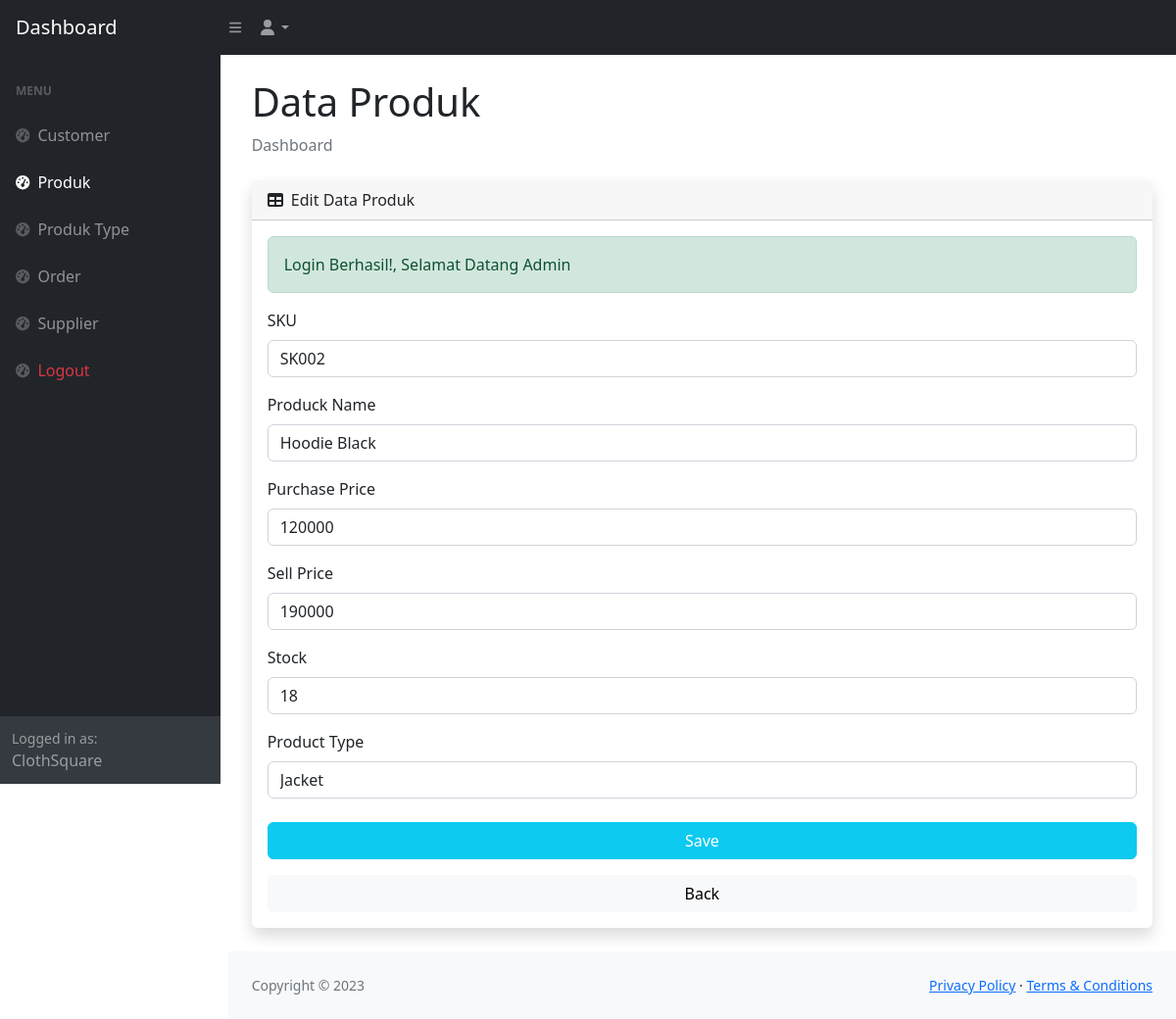
Screenshot of /admin/produk-edit.php?id=2 (signed in) with the database file from the repository.
### tables this page shows
CREATE TABLE `product` (
  `id` int(11) NOT NULL,
  `sku` varchar(45) DEFAULT NULL,
  `name` varchar(45) DEFAULT NULL,
  `purchase_price` int(11) DEFAULT NULL,
  `sell_price` int(11) DEFAULT NULL,
  `stock` int(11) DEFAULT 0,
  `min_stock` int(11) DEFAULT 0,
  `product_type_id` int(11) NOT NULL,
  `restock_id` int(11) NOT NULL
);

CREATE TABLE `product_type` (
  `id` int(11) NOT NULL,
  `name` varchar(45) DEFAULT NULL
);

### function/helper.php (called while the page is built, shortened)
<?php
function hasSuccess(): bool
{
  return isset($_SESSION['success']);
}
function success(): ?string
{
  if (hasSuccess()) {
    $data = $_SESSION['success'];
    return $data;
  } else {
    return null;
  }
}

### function/query.php (called while the page is built, shortened)
<?php
function query_select($table, $role = [])
{
  global $conn;
  $sql = "SELECT * FROM $table";
  if (isset($role['where'])) {
    $sql .= " WHERE " . $role['where'];
  }
  $result = mysqli_query($conn, $sql);
  $rows = [];
  while ($row = mysqli_fetch_assoc($result)) {
    $rows[] = $row;
  }
  return $rows;
}

### admin/produk-edit.php (the view, shortened to what this page needs)
<?php
$id = htmlspecialchars($_GET['id']);
$produk = query_select('product', ['where' => "id = '$id'"])[0];
$produkType = query_select('product_type');
 ?>
<?php require "partials/header.php" ?>
       <?php require "partials/navbar.php" ?>
        <div id="layoutSidenav">
            <?php require "partials/sidebar.php" ?>
            <div id="layoutSidenav_content">
                <main>
                    <div class="container-fluid px-4">
                        <h1 class="mt-4">Data Produk</h1>
                        <ol class="breadcrumb mb-4">
                            <li class="breadcrumb-item active">Dashboard</li>
                        </ol>
                        <div class="card mb-4 border-0 shadow">
                            <div class="card-header">
                                <i class="fas fa-table me-1"></i>
                                Edit Data Produk
                            </div>
                            <div class="card-body">
                                <?php if (hasSuccess() || hasError() ): ?>
                                  <div class="alert alert-<?= hasSuccess() ? "success" : "danger" ?>"><?= hasSuccess() ? success() : error() ?></div>
                                <?php endif ?>
                                <form method="POST" enctype="multipart/form-data">
                                    <div class="form-group mb-3">
                                        <label for="sku" class="mb-2">SKU</label>
                                        <input class="form-control" id="sku" type="text" placeholder="SKU" name="sku"  value="<?= $produk['sku'] ?>" />
                                    </div>
                                    <div class="form-group mb-3">
                                        <label for="name" class="mb-2">Produck Name</label>
                                        <input class="form-control" id="name" type="text" placeholder="Name" name="name" value="<?= $produk['name'] ?>" />
                                    </div>
                                    <div class="form-group mb-3">
                                        <label for="purchase_price" class="mb-2">Purchase Price</label>
                                        <input class="form-control" id="purchase_price" type="number" placeholder="Purchase Price" name="purchase_price" value="<?= $produk['purchase_price'] ?>" />
                                    </div>
                                     <div class="form-group mb-3">
                                        <label for="sell_price" class="mb-2">Sell Price</label>
                                        <input class="form-control" id="sell_price" type="number" placeholder="Sell Price" name="sell_price" value="<?= $produk['sell_price'] ?>" />
                                    </div>
                                     <div class="form-group mb-3">
                                        <label for="stock" class="mb-2">Stock</label>
                                        <input class="form-control" id="stock" type="number" placeholder="Stock" name="stock" value="<?= $produk['stock'] ?>" />
                                    </div>
                                     <div class="form-group mb-3">
                                        <label for="stock" class="mb-2">Product Type</label>
                                        <select name="product_type_id" id="" class="form-control">
                                            <?php foreach ($produkType as $key => $value): ?>
                                                <option value="<?= $value['id'] ?>" <?= $value['id'] == $produk['product_type_id'] ? "selected" : "" ?> ><?= $value['name'] ?></option>
                                            <?php endforeach ?>
                                        </select>
                                    </div>
                                    <div class="mt-4 mb-0">
                                        <div class="d-grid">
                                            <button type="submit" class="btn mb-3 btn-info text-white btn-block">Save</button>
                                            <a href="produk.php" class="btn btn-light btn-block">Back</a>
                                        </div>
                                    </div>
                                </form>
                            </div>
                        </div>
                    </div>
                </main>
                <footer class="py-4 bg-light mt-auto">
                    <div class="container-fluid px-4">
                        <div class="d-flex align-items-center justify-content-between small">
                            <div class="text-muted">Copyright &copy; 2023</div>
                            <div>
                                <a href="#">Privacy Policy</a>
                                &middot;
                                <a href="#">Terms &amp; Conditions</a>
                            </div>
                        </div>
                    </div>
                </footer>
            </div>
        </div>
<?php require "partials/footer.php" ?>

### rows the page displays
product: sku "SK002", name "Hoodie Black", purchase_price "120000", sell_price "190000", stock "18", product_type_id "Jacket"

### other values shown
success() "Login Berhasil!, Selamat Datang Admin"
